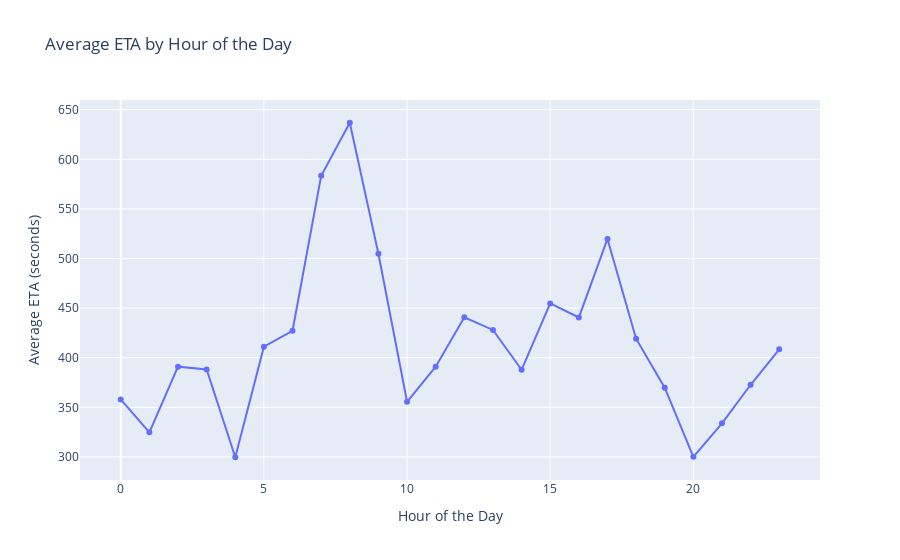

Notebook code for this chart:
### Code cell
fig = px.line(average_eta_by_hour, x='order_hour', y='m_order_eta', 
              title='Average ETA by Hour of the Day',
              labels={'order_hour': 'Hour of the Day', 'm_order_eta': 'Average ETA (seconds)'})
fig.update_traces(mode='lines+markers')
fig.show()

### Figure 1 — Plotly figure (JSON) as saved in the notebook; plotly's stock layout.template omitted (floating-point values rounded to 4 significant figures)
{"data": [{"hovertemplate": "Hour of the Day=%{x}<br>Average ETA (seconds)=%{y}<extra></extra>", "legendgroup": "", "line": {"color": "#636efa", "dash": "solid"}, "marker": {"symbol": "circle"}, "mode": "lines+markers", "name": "", "orientation": "v", "showlegend": false, "type": "scatter", "x": [0, 1, 2, 3, 4, 5, 6, 7, 8, 9, 10, 11, 12, 13, 14, 15, 16, 17, 18, 19, 20, 21, 22, 23], "xaxis": "x", "y": [358.0, 324.8, 391.0, 388.1, 299.7, 411.1, 427.1, 583.4, 636.9, 504.9, 355.6, 391.0, 440.8, 428.0, 387.8, 454.8, 440.6, 519.7, 419.2, 369.8, 300.1, 333.9, 372.7, 408.4], "yaxis": "y"}], "layout": {"legend": {"tracegroupgap": 0}, "title": {"text": "Average ETA by Hour of the Day"}, "xaxis": {"anchor": "y", "domain": [0, 1], "title": {"text": "Hour of the Day"}}, "yaxis": {"anchor": "x", "domain": [0, 1], "title": {"text": "Average ETA (seconds)"}}}}
